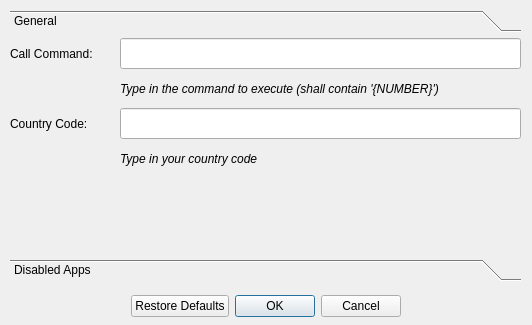
<?xml version="1.0" encoding="UTF-8"?>
<ui version="4.0">
 <class>SettingsDialog</class>
 <widget class="QDialog" name="SettingsDialog">
  <property name="geometry">
   <rect>
    <x>0</x>
    <y>0</y>
    <width>532</width>
    <height>325</height>
   </rect>
  </property>
  <property name="contextMenuPolicy">
   <enum>Qt::DefaultContextMenu</enum>
  </property>
  <property name="windowTitle">
   <string>[CTRL]-Phone - Settings</string>
  </property>
  <property name="windowIcon">
   <iconset>
    <normaloff>images/sipphone.png</normaloff>images/sipphone.png</iconset>
  </property>
  <property name="sizeGripEnabled">
   <bool>false</bool>
  </property>
  <widget class="QDialogButtonBox" name="buttonBox">
   <property name="geometry">
    <rect>
     <x>10</x>
     <y>290</y>
     <width>511</width>
     <height>32</height>
    </rect>
   </property>
   <property name="sizePolicy">
    <sizepolicy hsizetype="Expanding" vsizetype="Fixed">
     <horstretch>1</horstretch>
     <verstretch>0</verstretch>
    </sizepolicy>
   </property>
   <property name="orientation">
    <enum>Qt::Horizontal</enum>
   </property>
   <property name="standardButtons">
    <set>QDialogButtonBox::Cancel|QDialogButtonBox::Ok|QDialogButtonBox::RestoreDefaults</set>
   </property>
   <property name="centerButtons">
    <bool>true</bool>
   </property>
  </widget>
  <widget class="QToolBox" name="toolBox">
   <property name="geometry">
    <rect>
     <x>10</x>
     <y>10</y>
     <width>511</width>
     <height>271</height>
    </rect>
   </property>
   <property name="sizePolicy">
    <sizepolicy hsizetype="Maximum" vsizetype="Maximum">
     <horstretch>1</horstretch>
     <verstretch>1</verstretch>
    </sizepolicy>
   </property>
   <property name="currentIndex">
    <number>0</number>
   </property>
   <widget class="QWidget" name="main">
    <property name="geometry">
     <rect>
      <x>0</x>
      <y>0</y>
      <width>511</width>
      <height>201</height>
     </rect>
    </property>
    <attribute name="label">
     <string>General</string>
    </attribute>
    <widget class="QLabel" name="cmdLabel">
     <property name="geometry">
      <rect>
       <x>0</x>
       <y>0</y>
       <width>111</width>
       <height>31</height>
      </rect>
     </property>
     <property name="text">
      <string>Call Command:</string>
     </property>
    </widget>
    <widget class="QLabel" name="ccLabel">
     <property name="geometry">
      <rect>
       <x>0</x>
       <y>70</y>
       <width>111</width>
       <height>31</height>
      </rect>
     </property>
     <property name="text">
      <string>Country Code:</string>
     </property>
    </widget>
    <widget class="QLabel" name="cmdHint">
     <property name="geometry">
      <rect>
       <x>110</x>
       <y>40</y>
       <width>401</width>
       <height>21</height>
      </rect>
     </property>
     <property name="sizePolicy">
      <sizepolicy hsizetype="Preferred" vsizetype="Preferred">
       <horstretch>1</horstretch>
       <verstretch>0</verstretch>
      </sizepolicy>
     </property>
     <property name="font">
      <font>
       <italic>true</italic>
      </font>
     </property>
     <property name="text">
      <string>Type in the command to execute (shall contain '{NUMBER}')</string>
     </property>
    </widget>
    <widget class="QLabel" name="ccHint">
     <property name="geometry">
      <rect>
       <x>110</x>
       <y>110</y>
       <width>401</width>
       <height>21</height>
      </rect>
     </property>
     <property name="sizePolicy">
      <sizepolicy hsizetype="Preferred" vsizetype="Preferred">
       <horstretch>1</horstretch>
       <verstretch>0</verstretch>
      </sizepolicy>
     </property>
     <property name="font">
      <font>
       <italic>true</italic>
      </font>
     </property>
     <property name="text">
      <string>Type in your country code</string>
     </property>
    </widget>
    <widget class="QLineEdit" name="cmdEdit">
     <property name="geometry">
      <rect>
       <x>110</x>
       <y>0</y>
       <width>401</width>
       <height>31</height>
      </rect>
     </property>
     <property name="sizePolicy">
      <sizepolicy hsizetype="Expanding" vsizetype="Fixed">
       <horstretch>1</horstretch>
       <verstretch>0</verstretch>
      </sizepolicy>
     </property>
    </widget>
    <widget class="QLineEdit" name="ccEdit">
     <property name="geometry">
      <rect>
       <x>110</x>
       <y>70</y>
       <width>401</width>
       <height>31</height>
      </rect>
     </property>
     <property name="sizePolicy">
      <sizepolicy hsizetype="Expanding" vsizetype="Fixed">
       <horstretch>1</horstretch>
       <verstretch>0</verstretch>
      </sizepolicy>
     </property>
    </widget>
   </widget>
   <widget class="QWidget" name="apps">
    <property name="geometry">
     <rect>
      <x>0</x>
      <y>0</y>
      <width>511</width>
      <height>201</height>
     </rect>
    </property>
    <attribute name="label">
     <string>Disabled Apps</string>
    </attribute>
   </widget>
  </widget>
 </widget>
 <resources/>
 <connections>
  <connection>
   <sender>buttonBox</sender>
   <signal>accepted()</signal>
   <receiver>SettingsDialog</receiver>
   <slot>accept()</slot>
   <hints>
    <hint type="sourcelabel">
     <x>248</x>
     <y>254</y>
    </hint>
    <hint type="destinationlabel">
     <x>157</x>
     <y>274</y>
    </hint>
   </hints>
  </connection>
  <connection>
   <sender>buttonBox</sender>
   <signal>rejected()</signal>
   <receiver>SettingsDialog</receiver>
   <slot>reject()</slot>
   <hints>
    <hint type="sourcelabel">
     <x>316</x>
     <y>260</y>
    </hint>
    <hint type="destinationlabel">
     <x>286</x>
     <y>274</y>
    </hint>
   </hints>
  </connection>
 </connections>
</ui>
